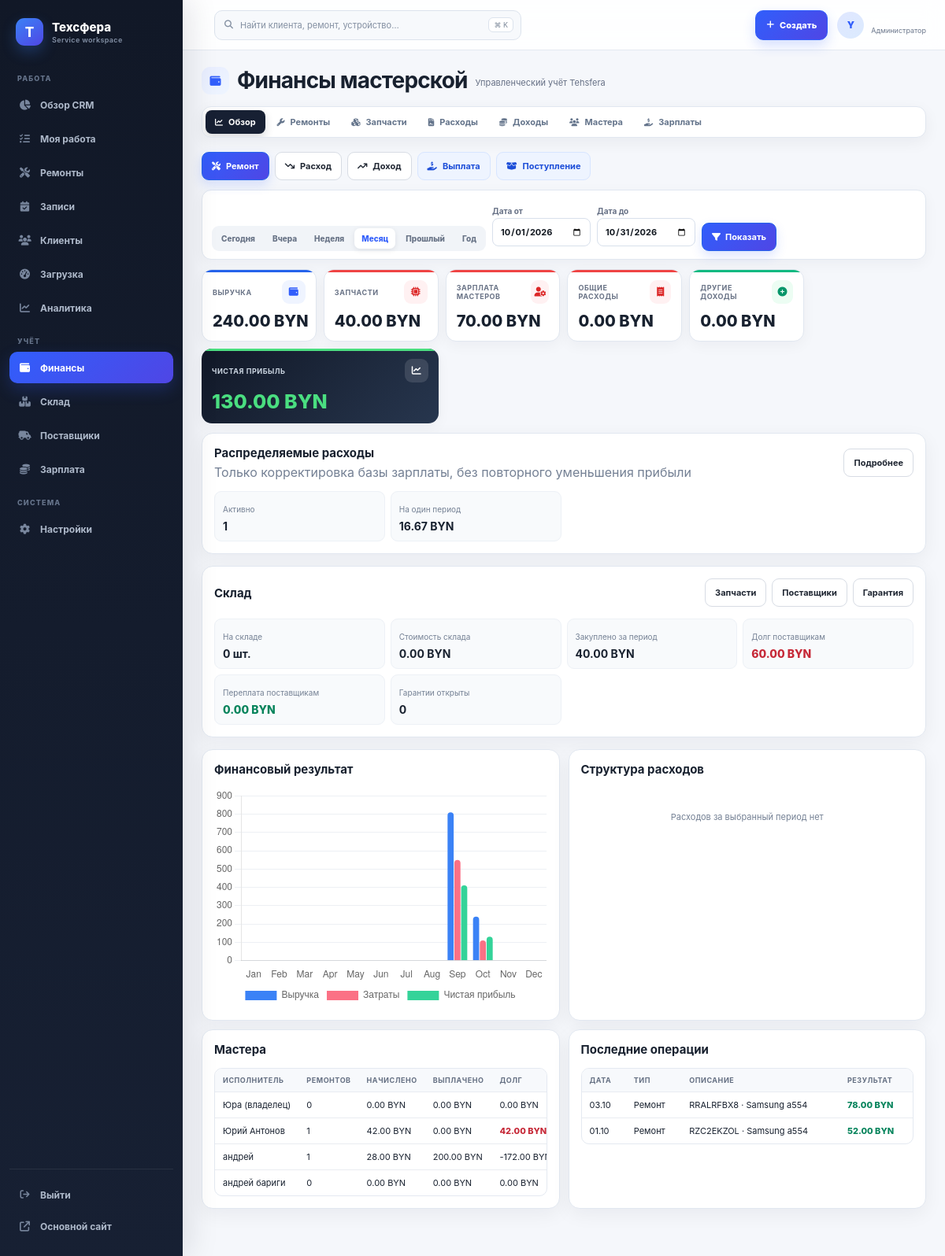
Screenshot of /finance/ (signed in) with the database file from the repository.
### finance/models.py (models this page shows, shortened)
class Employee(models.Model):
    user = models.OneToOneField(
        settings.AUTH_USER_MODEL, verbose_name="Аккаунт пользователя",
        on_delete=models.SET_NULL, related_name="employee_profile", null=True, blank=True,
    )
    name = models.CharField("Имя", max_length=120)
    default_percent = models.DecimalField(
        "Процент по умолчанию",
        max_digits=5,
        decimal_places=2,
        default=Decimal("0.00"),
        validators=[MinValueValidator(0), MaxValueValidator(100)],
    )
    is_owner = models.BooleanField("Владелец", default=False)
    is_active = models.BooleanField("Активен", default=True)
    created_at = models.DateTimeField("Создан", auto_now_add=True)
    class Meta:
        verbose_name = "Исполнитель"
        verbose_name_plural = "Исполнители"
        ordering = ["name"]
    def __str__(self):
        return f"{self.name} (владелец)" if self.is_owner else self.name

class RepairFinance(models.Model):
    date = models.DateField("Дата")
    description = models.CharField("Описание ремонта", max_length=255)
    revenue = models.DecimalField(
        "Получено от клиента", max_digits=12, decimal_places=2,
        validators=[MinValueValidator(0)],
    )
    part_cost = models.DecimalField(
        "Стоимость запчасти", max_digits=12, decimal_places=2,
        default=Decimal("0.00"), validators=[MinValueValidator(0)],
    )
    manual_part_cost = models.DecimalField(
        "Дополнительная стоимость запчастей вручную", max_digits=12, decimal_places=2,
        default=Decimal("0.00"), validators=[MinValueValidator(0)],
        help_text="Используйте для деталей, которых нет на складе, или деталей клиента.",
    )
    employee = models.ForeignKey(
        Employee, verbose_name="Исполнитель", on_delete=models.PROTECT,
        related_name="repairs",
    )
    master_percent = models.DecimalField(
        "Процент исполнителя", max_digits=5, decimal_places=2,
        default=Decimal("0.00"), validators=[MinValueValidator(0), MaxValueValidator(100)],
        help_text="Сохраняется в ремонте и не меняется при изменении профиля исполнителя.",
    )
    repair_margin = models.DecimalField("Маржа до зарплаты", max_digits=12, decimal_places=2, editable=False)
    master_salary = models.DecimalField("Зарплата мастера", max_digits=12, decimal_places=2, editable=False)
    workshop_profit = models.DecimalField("Прибыль мастерской", max_digits=12, decimal_places=2, editable=False)
    comment = models.TextField("Комментарий", blank=True)
    created_at = models.DateTimeField("Создан", auto_now_add=True)
    class Meta:
        verbose_name = "Ремонт (финансы)"
        verbose_name_plural = "Ремонты (финансы)"
        ordering = ["-date", "-created_at"]
        indexes = [models.Index(fields=["date"]), models.Index(fields=["employee", "date"])]

### finance/views.py (the view)
# urls.py: path("", views.dashboard, name="dashboard"),
@finance_staff_required
def dashboard(request):
    start, end, period_ctx = _period_context(request)
    summary = financial_summary(start, end)
    expenses_by_category = list(
        Expense.objects.filter(date__range=(start, end)).values("category__name")
        .annotate(total=Sum("amount")).order_by("category__sort_order", "category__name")
    )
    for row in expenses_by_category:
        row["percent"] = round((row["total"] / summary["expenses"] * 100), 1) if summary["expenses"] else 0
    operations = sorted(chain(
        RepairFinance.objects.filter(date__range=(start, end))[:8],
        Expense.objects.filter(date__range=(start, end))[:8],
        OtherIncome.objects.filter(date__range=(start, end))[:8],
    ), key=attrgetter("date", "created_at"), reverse=True)[:12]
    for operation in operations:
        if isinstance(operation, RepairFinance):
            operation.kind, operation.display_amount = "Ремонт", operation.workshop_profit
        elif isinstance(operation, Expense):
            operation.kind, operation.display_amount = "Расход", -operation.amount
        else:
            operation.kind, operation.display_amount = "Доход", operation.amount
    chart = monthly_chart(end.year)
    context = {
        **period_ctx, "summary": summary, "expenses_by_category": expenses_by_category,
        "stock_summary": stock_summary(start, end),
        "employee_rows": employee_rows(start, end), "operations": operations,
        "chart_labels": [row["month"] for row in chart],
        "chart_revenue": [float(row["revenue"]) for row in chart],
        "chart_costs": [float(row["parts"] + row["salary"] + row["expenses"]) for row in chart],
        "chart_profit": [float(row["net_profit"]) for row in chart],
        "distributed_active": DistributedExpense.objects.filter(is_active=True).count(),
        "distributed_period_total": sum((item.per_period_amount for item in DistributedExpense.objects.filter(is_active=True)), Decimal("0.00")),
    }
    return render(request, "finance/dashboard.html", context)

### finance/templates/finance/dashboard.html
{% extends "finance/base.html" %}{% load finance_extras %}
{% block finance_content %}
<div class="fin-actions"><a class="fin-btn primary" href="{% url 'finance:repair_create' %}"><i class="fa-solid fa-screwdriver-wrench"></i> Ремонт</a><a class="fin-btn" href="{% url 'finance:expense_create' %}" hx-get="{% url 'finance:expense_create' %}" hx-target="#app-modal-content"><i class="fa-solid fa-arrow-trend-down"></i> Расход</a><a class="fin-btn" href="{% url 'finance:income_create' %}" hx-get="{% url 'finance:income_create' %}" hx-target="#app-modal-content"><i class="fa-solid fa-arrow-trend-up"></i> Доход</a><a class="fin-btn soft" href="{% url 'finance:salary_payment_create' %}"><i class="fa-solid fa-hand-holding-dollar"></i> Выплата</a><a class="fin-btn soft" href="{% url 'finance:receipt_create' %}"><i class="fa-solid fa-box-open"></i> Поступление</a></div>
{% include "finance/_period.html" %}
<section class="fin-metrics"><div class="fin-metric revenue"><div class="fin-metric-head"><div class="label">Выручка</div><span class="fin-metric-icon"><i class="fa-solid fa-wallet"></i></span></div><div class="value">{{ summary.revenue|money_byn }}</div></div><div class="fin-metric cost"><div class="fin-metric-head"><div class="label">Запчасти</div><span class="fin-metric-icon"><i class="fa-solid fa-microchip"></i></span></div><div class="value">{{ summary.parts|money_byn }}</div></div><div class="fin-metric cost"><div class="fin-metric-head"><div class="label">Зарплата мастеров</div><span class="fin-metric-icon"><i class="fa-solid fa-user-gear"></i></span></div><div class="value">{{ summary.salary|money_byn }}</div></div><div class="fin-metric cost"><div class="fin-metric-head"><div class="label">Общие расходы</div><span class="fin-metric-icon"><i class="fa-solid fa-receipt"></i></span></div><div class="value">{{ summary.expenses|money_byn }}</div></div><div class="fin-metric income"><div class="fin-metric-head"><div class="label">Другие доходы</div><span class="fin-metric-icon"><i class="fa-solid fa-circle-plus"></i></span></div><div class="value">{{ summary.other_income|money_byn }}</div></div><div class="fin-metric net {% if summary.net_profit < 0 %}loss{% endif %}"><div class="fin-metric-head"><div class="label">Чистая прибыль</div><span class="fin-metric-icon"><i class="fa-solid fa-chart-line"></i></span></div><div class="value">{{ summary.net_profit|money_byn }}</div></div></section>
<section class="fin-card" style="margin-bottom:15px"><div style="display:flex;justify-content:space-between;align-items:center;gap:12px;flex-wrap:wrap"><div><h2 style="margin:0">Распределяемые расходы</h2><p class="fin-muted" style="margin:5px 0 0">Только корректировка базы зарплаты, без повторного уменьшения прибыли</p></div><a class="fin-btn" href="{% url 'finance:distributed_expense_list' %}">Подробнее</a></div><div class="fin-kpis" style="margin-top:14px"><div class="fin-kpi"><span class="fin-muted">Активно</span><strong>{{ distributed_active }}</strong></div><div class="fin-kpi"><span class="fin-muted">На один период</span><strong>{{ distributed_period_total|money_byn }}</strong></div></div></section>
<section class="fin-card" style="margin-bottom:15px"><div style="display:flex;justify-content:space-between;align-items:center;gap:12px;flex-wrap:wrap"><h2 style="margin:0">Склад</h2><div class="fin-actions" style="margin:0"><a class="fin-btn" href="{% url 'finance:stock_list' %}">Запчасти</a><a class="fin-btn" href="{% url 'finance:supplier_list' %}">Поставщики</a><a class="fin-btn" href="{% url 'finance:warranty_list' %}">Гарантия</a></div></div><div class="fin-kpis" style="margin-top:15px"><div class="fin-kpi"><span class="fin-muted">На складе</span><strong>{{ stock_summary.stock_count }} шт.</strong></div><div class="fin-kpi"><span class="fin-muted">Стоимость склада</span><strong>{{ stock_summary.stock_value|money_byn }}</strong></div><div class="fin-kpi"><span class="fin-muted">Закуплено за период</span><strong>{{ stock_summary.purchased|money_byn }}</strong></div><div class="fin-kpi"><span class="fin-muted">Долг поставщикам</span><strong class="amount-neg">{{ stock_summary.supplier_debt|money_byn }}</strong></div><div class="fin-kpi"><span class="fin-muted">Переплата поставщикам</span><strong class="amount-pos">{{ stock_summary.supplier_credit|money_byn }}</strong></div><div class="fin-kpi"><span class="fin-muted">Гарантии открыты</span><strong>{{ stock_summary.open_warranties }}</strong></div></div></section>
<div class="fin-grid"><section class="fin-card"><h2>Финансовый результат</h2><div class="chart-box"><canvas id="financeChart"></canvas></div></section><section class="fin-card"><h2>Структура расходов</h2>{% for row in expenses_by_category %}<div><div style="display:flex;justify-content:space-between;gap:12px"><span>{{ row.category__name }}</span><strong>{{ row.total|money_byn }} · {{ row.percent }}%</strong></div><div class="expense-bar"><span style="width:{{ row.percent|stringformat:'s' }}%"></span></div></div>{% empty %}<div class="fin-empty">Расходов за выбранный период нет</div>{% endfor %}</section>
<section class="fin-card"><h2>Мастера</h2><div class="fin-table-wrap"><table class="fin-table"><thead><tr><th>Исполнитель</th><th>Ремонтов</th><th>Начислено</th><th>Выплачено</th><th>Долг</th></tr></thead><tbody>{% for row in employee_rows %}<tr><td>{{ row.employee }}</td><td>{{ row.repairs_count }}</td><td>{{ row.salary|money_byn }}</td><td>{{ row.paid|money_byn }}</td><td class="{% if row.debt > 0 %}amount-neg{% endif %}">{{ row.debt|money_byn }}</td></tr>{% empty %}<tr><td colspan="5" class="fin-empty">Нет исполнителей</td></tr>{% endfor %}</tbody></table></div></section>
<section class="fin-card"><h2>Последние операции</h2><div class="fin-table-wrap"><table class="fin-table"><thead><tr><th>Дата</th><th>Тип</th><th>Описание</th><th>Результат</th></tr></thead><tbody>{% for operation in operations %}<tr><td>{{ operation.date|date:'d.m' }}</td><td>{{ operation.kind }}</td><td>{{ operation.description }}</td><td class="{% if operation.display_amount < 0 %}amount-neg{% else %}amount-pos{% endif %}">{{ operation.display_amount|money_byn }}</td></tr>{% empty %}<tr><td colspan="4" class="fin-empty">Операций пока нет</td></tr>{% endfor %}</tbody></table></div></section></div>
<script src="https://cdn.jsdelivr.net/npm/chart.js@4.4.1/dist/chart.umd.min.js"></script><script>new Chart(document.getElementById('financeChart'),{type:'bar',data:{labels:{{ chart_labels|safe }},datasets:[{label:'Выручка',data:{{ chart_revenue|safe }},backgroundColor:'#3b82f6',borderRadius:5},{label:'Затраты',data:{{ chart_costs|safe }},backgroundColor:'#fb7185',borderRadius:5},{label:'Чистая прибыль',data:{{ chart_profit|safe }},backgroundColor:'#34d399',borderRadius:5}]},options:{responsive:true,maintainAspectRatio:false,plugins:{legend:{position:'bottom'}},scales:{x:{grid:{display:false}},y:{grid:{color:'#edf0f4'}}}}});</script>
{% endblock %}

### templates/workbench/base.html (shortened to what this page needs)
{% extends "repairs/base.html" %}
{% load static %}
{% block extra_head %}{{ block.super }}<link rel="stylesheet" href="{% static 'workbench/css/app.css' %}?v=5">{% block workbench_head %}{% endblock %}{% endblock %}
{% block content %}
<div class="wb-app" data-wb-app>
  {% include "workbench/components/sidebar.html" %}
  <div class="wb-stage">
    <header class="wb-topbar">
      {% if perms.crm.access_crm %}<button class="wb-global-search-button" type="button" data-command-open aria-label="Открыть глобальный поиск"><i class="fa-solid fa-magnifying-glass"></i><span>Найти клиента, ремонт, устройство…</span><kbd>⌘ K</kbd></button>{% endif %}
      {% if account_is_client %}<a class="wb-button wb-button--primary wb-client-book" href="{% url 'repairs:brand_list' %}"><i class="fa-solid fa-calendar-plus"></i><span>Записаться</span></a>{% else %}<details class="wb-create-menu"><summary class="wb-button wb-button--primary"><i class="fa-solid fa-plus"></i><span>Создать</span></summary></details>{% endif %}
      <div class="wb-user">
        <span class="wb-user__avatar">{{ request.user.username|first|upper }}</span>
        <span class="wb-user__text"><b>{{ request.user.get_full_name|default:request.user.username }}</b><small>{{ account_role_label }}</small></span>
      </div>
    </header>
    <main class="wb-main">
      {% block workbench_content %}{% endblock %}
    </main>
  </div>
</div>
{% endblock %}

### rows the page displays
Employee: employee "Юра (владелец)", repairs_count "0", salary "0.00 BYN", paid "0.00 BYN", debt "0.00 BYN"
Employee: employee "Юрий Антонов", repairs_count "1", salary "42.00 BYN", paid "0.00 BYN", debt "42.00 BYN"
Employee: employee "андрей", repairs_count "1", salary "28.00 BYN", paid "200.00 BYN", debt "-172.00…"
Employee: employee "андрей бариги", repairs_count "0", salary "0.00 BYN", paid "0.00 BYN", debt "0.00 BYN"
RepairFinance: date "03.10", kind "Ремонт", description "RRALRFBX8 · Samsung a554", display_amount "78.00 BYN"
RepairFinance: date "01.10", kind "Ремонт", description "RZC2EKZOL · Samsung a554", display_amount "52.00 BYN"

### other values shown
{{ request.user.username|first|upper }} "Y"
{{ account_role_label }} "Администратор"
{{ summary.revenue|money_byn }} "240.00 BYN"
{{ summary.parts|money_byn }} "40.00 BYN"
{{ summary.salary|money_byn }} "70.00 BYN"
{{ summary.expenses|money_byn }} "0.00 BYN"
{{ summary.other_income|money_byn }} "0.00 BYN"
{{ summary.net_profit|money_byn }} "130.00 BYN"
{{ distributed_active }} "1"
{{ distributed_period_total|money_byn }} "16.67 BYN"
{{ stock_summary.stock_count }} "0"
{{ stock_summary.stock_value|money_byn }} "0.00 BYN"
{{ stock_summary.purchased|money_byn }} "40.00 BYN"
{{ stock_summary.supplier_debt|money_byn }} "60.00 BYN"
{{ stock_summary.supplier_credit|money_byn }} "0.00 BYN"
